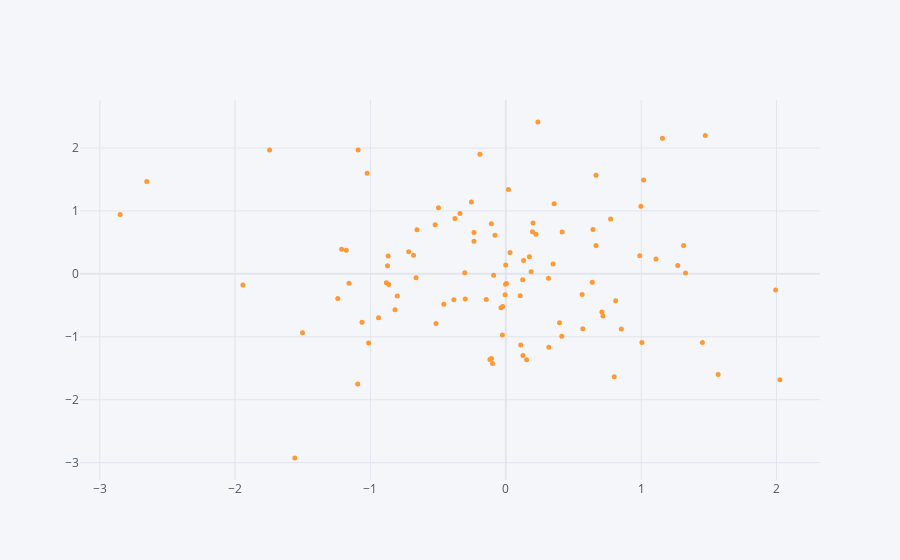

This figure's notebook cell:
### Code cell
df.iplot(x = "A",y = "B",mode  = "markers",size = 5)
